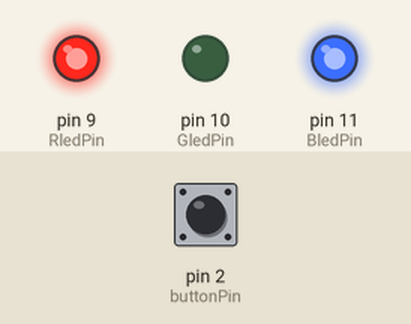
Simulated run of this sketch. Board: Arduino Uno, built with avr-gcc and run on an emulated ATmega328P. Shown: output pins drawn as LEDs (lit = HIGH). The inputs (shaded band) are chosen by the test bench; at power-on: pin 2 (buttonPin) HIGH.

Above: at 1.2 s.
1.3 s: pin 2 (buttonPin) pulled LOW for 0.15 s
At 2.2 s:
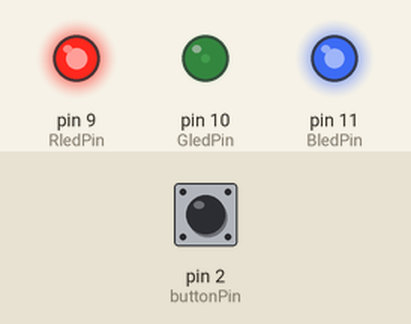
4.4 s: pin 2 (buttonPin) pulled LOW for 1 s
At 5.8 s:
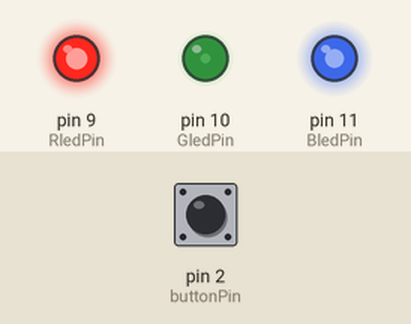
8.4 s: pin 2 (buttonPin) pulled LOW for 0.15 s
At 8.8 s:
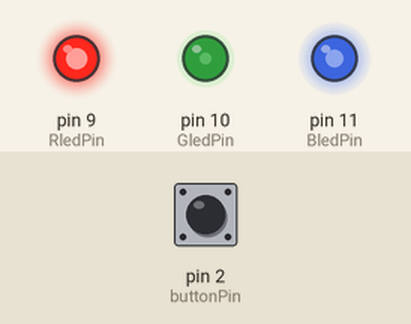
11.5 s: pin 2 (buttonPin) pulsed LOW 2 times (0.12 s each, 0.3 s apart)
At 12.6 s:
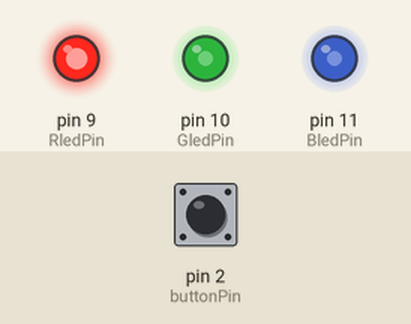
13.6 s: pin 2 (buttonPin) pulled LOW for 3.2 s
19.8 s: pin 2 (buttonPin) pulsed LOW 5 times (0.12 s each, 0.3 s apart)
Timing chart, 0 to 36.5 s (numbered marks = the images above; inputs shaded):
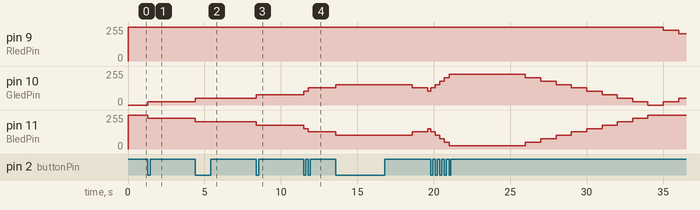

The sketch:

HW2.ino
```cpp
const int RledPin = 9;
const int GledPin = 10;
const int BledPin = 11;

const int buttonPin = 2;

int mood = 0;
const int neutralMood = 10;
int buttonState = 0;
bool ButtonPressed = false;
unsigned long touchedTimer = 0;
unsigned long reducedTimer = 0;
const long unTouchInterval = 5000;
const long reducedInterval = 1000;


void setup() {
  // put your setup code here, to run once:
pinMode(buttonPin,INPUT);
pinMode(RledPin,OUTPUT);
pinMode(GledPin,OUTPUT);
pinMode(BledPin,OUTPUT);

mood = neutralMood;
}

void loop() {
  // put your main code here, to run repeatedly:
 if(mood >= 20){
    rainbowFlash();
  }
  // 心情為 0 → 紅燈閃爍
  else if(mood <= 0){
    redFlash();
  }
  else{
    showLEDState(mood);
  }

buttonState = digitalRead(buttonPin);

if(buttonState == LOW && !ButtonPressed){
  mood = mood + 1;
  if(mood > 20) mood = 20;
  touchedTimer = millis();
  ButtonPressed = true;
}

if(buttonState == HIGH && ButtonPressed){
  ButtonPressed = false;
}

unsigned long currentTimer = millis();
if(currentTimer - touchedTimer > unTouchInterval){
 if(currentTimer - reducedTimer > reducedInterval){
  mood = mood -1;
  if(mood < 0)mood = 0;
  reducedTimer = currentTimer;
 }
}

}

void showLEDState(int state){

  float brightnessInterval = 255 / 10.0;
  int Rvalue, Gvalue, Bvalue;

 if(state >= neutralMood){ // 心情高 → 偏藍
    Rvalue = 0;
    Gvalue = 255 - brightnessInterval * (state - neutralMood);
    Bvalue = brightnessInterval * (state - neutralMood);


  }
  else { // 心情低 → 偏紅
    Rvalue = brightnessInterval * (neutralMood - state);
    Gvalue = 255 - brightnessInterval * (neutralMood - state);
    Bvalue = 0;
  }

  analogWrite(RledPin, 255 - Rvalue);
  analogWrite(GledPin, 255 - Gvalue);
  analogWrite(BledPin, 255 - Bvalue);
}


void rainbowFlash(){
  int colors[6][3] = {
    {255, 0, 0},   // 紅
    {255, 127, 0}, // 橘
    {255, 255, 0}, // 黃
    {0, 255, 0},   // 綠
    {0, 0, 255},   // 藍
    {75, 0, 130}   // 靛
  };

  for(int i = 0; i < 6; i++){
    analogWrite(RledPin, 255 - colors[i][0]);
    analogWrite(GledPin, 255 - colors[i][1]);
    analogWrite(BledPin, 255 - colors[i][2]);
    delay(100); // 每個顏色閃 100ms
  }
}

void redFlash(){
  analogWrite(RledPin, 0);   // 紅全亮
  analogWrite(GledPin, 255); // 綠全暗
  analogWrite(BledPin, 255); // 藍全暗
  delay(200);
  analogWrite(RledPin, 255); // 紅熄滅
  delay(200);
}
```

Measured:
- after the input at 1.3 s, pin 10 (GledPin): 0/255 → 26/255 at once; pin 11 (BledPin): 255/255 → 230/255 at once
- after the input at 4.4 s, pin 9 (RledPin): stays 255/255 (without the input it goes to 230/255 after 2.9 s); pin 11 (BledPin): 230/255 → 204/255 at once
- after the input at 8.4 s, pin 9 (RledPin): stays 255/255 (without the input it goes to 230/255 after 3.0 s)
- after the input at 11.5 s, pin 10 (GledPin): 77/255 → 102/255 at once, → 128/255 0.30 s later; pin 11 (BledPin): 179/255 → 153/255 at once, → 128/255 0.30 s later
